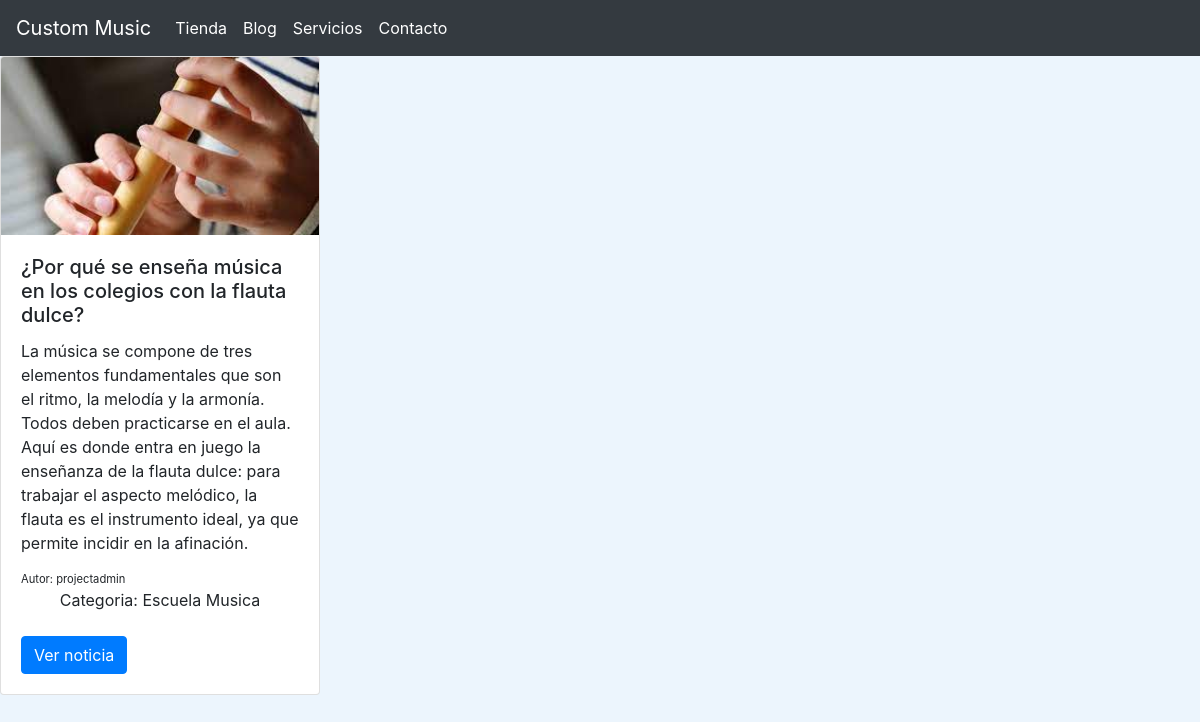
The app's page /blog/categoria/1/ with its own data.
### blog/models.py (models this page shows, shortened)
class Noticias(models.Model):
    titulo=models.CharField(max_length=200)
    contenido=models.CharField(max_length=400)
    imagen=models.ImageField(upload_to="blog", null=True, blank=True)
    author=models.ForeignKey(User, on_delete=models.CASCADE)
    categorias=models.ManyToManyField(Categoria)
    created=models.DateTimeField(auto_now_add=True)
    updated=models.DateTimeField(auto_now_add=True)
    class Meta:
        verbose_name="noticia"
        verbose_name="noticias"

class Categoria(models.Model):
    nombre=models.CharField(max_length=60)
    created=models.DateTimeField(auto_now_add=True)
    updated=models.DateTimeField(auto_now_add=True)
    class Meta:
        verbose_name="categoria"
        verbose_name="categorias"

### blog/views.py (the view)
# urls.py: path('categoria/<int:categoria_id>/', views.categoria, name="categoria"),
def categoria(request, categoria_id):
    categoria=Categoria.objects.get(id=categoria_id)
    noticias=Noticias.objects.filter(categorias=categoria)
    return render(request, "blog/categorias.html", {'categoria': categoria, "noticias": noticias})

### carrito/context_processor.py (called while the page is built)
def importe_total_carro(request):
    carro=Carro(request)
    total=0
    print(request.session)
    if request.user.is_authenticated:
        for key,value in request.session["carrito"].items():
            total=total+(float(value["precio"])*value["cantidad"])
    return {"importe_total_carro":total}

### blog/templates/blog/categorias.html (shortened to what this page needs)
{% extends "ProjectEcomApp/inicio.html" %}
{% load static %}
{% block content %}
    {% for noticias in noticias %}
    <div class="card" style="width: 20rem;">
        <img src="{{noticias.imagen.url}}" class="card-img-top" alt="...">
        <div class="card-body">
          <h5 class="card-title">{{noticias.titulo}}</h5>
          <p class="card-text">{{noticias.contenido}}</p>
          <div style="text-align: left; font-size: 0.7rem;">
            Autor: {{noticias.author}}
          </div>
          <section>
            <div style="width:75%; margin: auto; text-align: center;">
              {% for categorias in noticias.categorias.all %}
                Categoria: {{categorias.nombre}} &nbsp;&nbsp;&nbsp;
              {% endfor %}
            </div>
          <a href="#" class="btn btn-primary">Ver noticia</a>
        </div>
      </div>
    {% endfor %}
{% endblock %}

### ProjectEcomApp/static/styles.css (style rules this page uses)
body { background-color:rgb(236, 245, 253); }

### records on screen
Noticias: imagen (picture), titulo "¿Por qué se enseña música en los colegios con la flauta dulce?", contenido "La música se compone de tres elementos fundamentales que son el ritmo, la melodía y la armonía. Todos deben practicarse en el aula. Aquí es donde entra en juego la enseñanza de la flauta dulce: para trabajar el aspecto melódico, la flauta es el instrumento ideal, ya que permite incidir en la afinación.", author "projectadmin"
Categoria: nombre "Escuela Musica"
